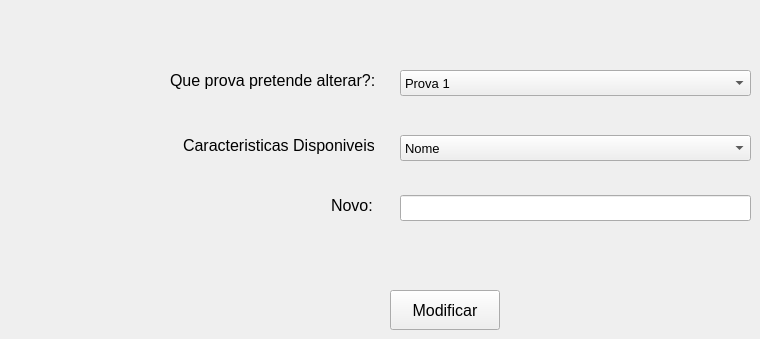
      <widget class="QWidget" name="modificarProva">
       <widget class="QLabel" name="modProvaLabelNovo_2">
        <property name="geometry">
         <rect>
          <x>183</x>
          <y>130</y>
          <width>191</width>
          <height>31</height>
         </rect>
        </property>
        <property name="text">
         <string>&lt;html&gt;&lt;head/&gt;&lt;body&gt;&lt;p&gt;&lt;span style=&quot; font-size:12pt;&quot;&gt;Caracteristicas Disponiveis:&lt;/span&gt;&lt;/p&gt;&lt;/body&gt;&lt;/html&gt;</string>
        </property>
       </widget>
       <widget class="QComboBox" name="modProvaComboBox_2">
        <property name="geometry">
         <rect>
          <x>400</x>
          <y>70</y>
          <width>351</width>
          <height>26</height>
         </rect>
        </property>
        <property name="font">
         <font>
          <pointsize>10</pointsize>
         </font>
        </property>
        <property name="currentText">
         <string>Prova 1</string>
        </property>
        <item>
         <property name="text">
          <string>Prova 1</string>
         </property>
        </item>
        <item>
         <property name="text">
          <string>Prova 2</string>
         </property>
        </item>
        <item>
         <property name="text">
          <string>Prova 3</string>
         </property>
        </item>
        <item>
         <property name="text">
          <string>Prova 4</string>
         </property>
        </item>
        <item>
         <property name="text">
          <string>Prova 5</string>
         </property>
        </item>
       </widget>
       <widget class="QLabel" name="modProvaLabelID">
        <property name="geometry">
         <rect>
          <x>170</x>
          <y>70</y>
          <width>211</width>
          <height>21</height>
         </rect>
        </property>
        <property name="text">
         <string>&lt;html&gt;&lt;head/&gt;&lt;body&gt;&lt;p&gt;&lt;span style=&quot; font-size:12pt;&quot;&gt;Que prova pretende alterar?:&lt;/span&gt;&lt;/p&gt;&lt;/body&gt;&lt;/html&gt;</string>
        </property>
       </widget>
       <widget class="QComboBox" name="modProvaComboBox">
        <property name="geometry">
         <rect>
          <x>400</x>
          <y>135</y>
          <width>351</width>
          <height>26</height>
         </rect>
        </property>
        <property name="font">
         <font>
          <pointsize>10</pointsize>
         </font>
        </property>
        <property name="currentText">
         <string>Nome</string>
        </property>
        <item>
         <property name="text">
          <string>Nome</string>
         </property>
        </item>
        <item>
         <property name="text">
          <string>ESPAÇO PARA O MARIO</string>
         </property>
        </item>
        <item>
         <property name="text">
          <string>Local</string>
         </property>
        </item>
        <item>
         <property name="text">
          <string>Robot</string>
         </property>
        </item>
       </widget>
       <widget class="QLabel" name="modProvaLabelNovo">
        <property name="geometry">
         <rect>
          <x>331</x>
          <y>190</y>
          <width>41</width>
          <height>31</height>
         </rect>
        </property>
        <property name="text">
         <string>&lt;html&gt;&lt;head/&gt;&lt;body&gt;&lt;p&gt;&lt;span style=&quot; font-size:12pt;&quot;&gt;Novo:&lt;/span&gt;&lt;/p&gt;&lt;/body&gt;&lt;/html&gt;</string>
        </property>
       </widget>
       <widget class="QLineEdit" name="modProvalineEdit">
        <property name="geometry">
         <rect>
          <x>400</x>
          <y>195</y>
          <width>351</width>
          <height>26</height>
         </rect>
        </property>
       </widget>
       <widget class="QPushButton" name="pushmodProva">
        <property name="geometry">
         <rect>
          <x>390</x>
          <y>290</y>
          <width>110</width>
          <height>40</height>
         </rect>
        </property>
        <property name="font">
         <font>
          <pointsize>12</pointsize>
         </font>
        </property>
        <property name="text">
         <string>Modificar</string>
        </property>
       </widget>
      </widget>
